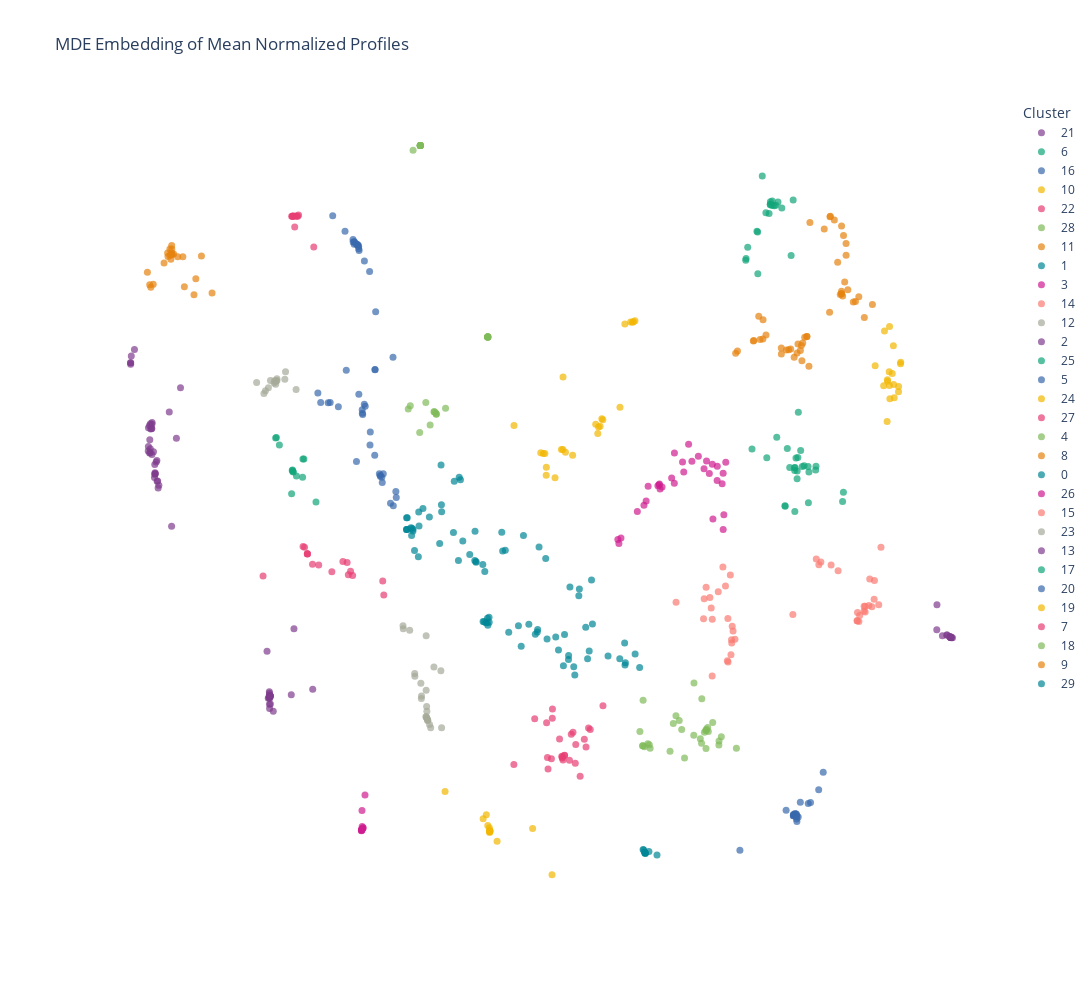

Here is the notebook cell this chart was saved with:
### Code cell
mde_degs_hvgs_8 = tf_compute_MDE(adata_degs_hvgs, label_points=False, spectral=True, leiden_neighbors=8)

### Figure 1 — Plotly figure (JSON) as saved in the notebook; plotly's stock layout.template omitted (floating-point values rounded to 4 significant figures)
{"data": [{"customdata": [["ADNP2"], ["ATOH1"], ["BARHL1"], ["DLX6"], ["ESRRB"], ["HNF4G"], ["MSX2"], ["MXD4"], ["NHLH1"], ["SOX13"], ["TBPL1"], ["ZFP69B"], ["ZNF205"], ["ZNF442"], ["ZNF821"], ["ZZZ3"]], "hovertemplate": "cluster=21<br>x=%{x}<br>y=%{y}<br>gene_target=%{customdata[0]}<extra></extra>", "legendgroup": "21", "marker": {"color": "rgb(127, 60, 141)", "opacity": 0.7, "size": 7, "symbol": "circle"}, "mode": "markers+text", "name": "21", "orientation": "v", "showlegend": true, "textfont": {"size": 4}, "textposition": "middle center", "type": "scatter", "x": [8.2, 8.318, 8.492, 8.502, 8.414, 8.469, 8.489, 8.411, 8.204, 8.496, 8.487, 8.48, 8.495, 8.492, 8.503, 8.529], "xaxis": "x", "y": [-1.833, -1.926, -1.955, -1.96, -1.915, -1.944, -1.946, -1.915, -1.437, -1.954, -1.953, -1.945, -1.955, -1.948, -1.956, -1.957], "yaxis": "y"}, {"customdata": [["AEBP1"], ["ARID3A"], ["CENPB"], ["DLX2"], ["DMRT2"], ["ETS1"], ["ETS2"], ["GATA4"], ["HBP1"], ["HIVEP2"], ["IRF9"], ["KMT2B"], ["NR4A1"], ["PCGF2"], ["RELA"], ["RFX8"], ["RORC"], ["SHOX2"], ["SOX4"], ["SP8"], ["SPDEF"], ["TBX15"], ["ZBTB42"], ["ZFP69"], ["ZNF213"], ["ZNF519"]], "hovertemplate": "cluster=6<br>x=%{x}<br>y=%{y}<br>gene_target=%{customdata[0]}<extra></extra>", "legendgroup": "6", "marker": {"color": "rgb(17, 165, 121)", "opacity": 0.7, "size": 7, "symbol": "circle"}, "mode": "markers+text", "name": "6", "orientation": "v", "showlegend": true, "textfont": {"size": 4}, "textposition": "middle center", "type": "scatter", "x": [5.304, 5.673, 6.247, 6.23, 5.525, 5.124, 5.073, 5.023, 5.222, 4.644, 5.255, 5.029, 5.386, 5.352, 5.425, 5.23, 5.514, 4.852, 5.507, 5.278, 5.28, 5.235, 4.334, 5.228, 5.293, 5.666], "xaxis": "x", "y": [1.611, 0.7551, 0.3455, 0.1977, 0.6672, 0.7364, 1.037, 0.133, 0.732, 0.8932, 0.8887, 0.1233, 0.7525, 1.008, 0.7647, 0.0396, 0.1801, 1.216, 0.7532, 0.557, 0.6803, 0.7355, 1.031, 0.6882, 0.8964, 0.6959], "yaxis": "y"}, {"customdata": [["AHR"], ["ASH1L"], ["E2F4"], ["ETV1"], ["GMEB2"], ["GRHL3"], ["HNF1A"], ["JRKL"], ["NFE2L1"], ["NFKB1"], ["PITX2"], ["RELB"], ["TBX1"], ["TBX10"], ["TERF1"], ["ZNF155"], ["ZNF287"], ["ZNF446"], ["ZNF486"], ["ZNF512"]], "hovertemplate": "cluster=16<br>x=%{x}<br>y=%{y}<br>gene_target=%{customdata[0]}<extra></extra>", "legendgroup": "16", "marker": {"color": "rgb(57, 105, 172)", "opacity": 0.7, "size": 7, "symbol": "circle"}, "mode": "markers+text", "name": "16", "orientation": "v", "showlegend": true, "textfont": {"size": 4}, "textposition": "middle center", "type": "scatter", "x": [4.081, 5.048, 5.301, 5.213, 5.273, 5.202, 5.235, 5.198, 5.26, 5.825, 5.559, 5.275, 5.73, 5.204, 5.345, 5.257, 5.203, 5.266, 5.511, 5.255], "xaxis": "x", "y": [-5.325, -4.692, -4.797, -4.764, -4.868, -4.779, -4.742, -4.779, -4.753, -4.09, -4.567, -4.783, -4.367, -4.758, -4.566, -4.751, -4.761, -4.828, -4.583, -4.796], "yaxis": "y"}, {"customdata": [["AIRE"], ["BAZ2A"], ["DNMT1"], ["DRAP1"], ["ESRRG"], ["FOXH1"], ["HMX2"], ["LIN28B"], ["LTF"], ["MTERF1"], ["MTERF3"], ["MYF6"], ["SIX6"], ["STAT1"], ["TWIST1"], ["ZBTB41"], ["ZKSCAN3"], ["ZMAT1"], ["ZNF180"], ["ZNF341"], ["ZNF354A"], ["ZNF382"], ["ZNF610"], ["ZSCAN23"]], "hovertemplate": "cluster=10<br>x=%{x}<br>y=%{y}<br>gene_target=%{customdata[0]}<extra></extra>", "legendgroup": "10", "marker": {"color": "rgb(242, 183, 1)", "opacity": 0.7, "size": 7, "symbol": "circle"}, "mode": "markers+text", "name": "10", "orientation": "v", "showlegend": true, "textfont": {"size": 4}, "textposition": "middle center", "type": "scatter", "x": [1.675, 0.3773, 0.3809, 0.000599, -0.03292, 1.795, 0.02846, 1.192, 1.213, 1.885, 1.833, -0.08582, 0.5815, 1.108, 0.4314, 1.853, -0.6452, 0.03115, 1.572, 1.156, 0.2131, 1.123, 0.3476, 1.064], "xaxis": "x", "y": [3.01, 1.022, 2.171, 0.9586, 0.9583, 3.04, 0.6131, 1.508, 1.492, 3.059, 3.039, 0.9703, 0.931, 1.277, 0.98, 3.044, 1.404, 0.7411, 1.691, 1.39, 0.5766, 1.377, 1.021, 1.423], "yaxis": "y"}, {"customdata": [["AKAP8"], ["ASCL3"], ["FOXN2"], ["FOXQ1"], ["NANOG"], ["NANOGP8"], ["NFIB"], ["NFIC"], ["PITX3"], ["PRDM14"], ["RARG"], ["SETDB1"], ["SREBF1"], ["TFEC"], ["ZNF414"], ["ZNF653"]], "hovertemplate": "cluster=22<br>x=%{x}<br>y=%{y}<br>gene_target=%{customdata[0]}<extra></extra>", "legendgroup": "22", "marker": {"color": "rgb(231, 63, 116)", "opacity": 0.7, "size": 7, "symbol": "circle"}, "mode": "markers+text", "name": "22", "orientation": "v", "showlegend": true, "textfont": {"size": 4}, "textposition": "middle center", "type": "scatter", "x": [-4.225, -4.861, -4.137, -5.895, -4.065, -4.111, -4.968, -4.968, -4.732, -4.021, -3.369, -5.059, -4.456, -3.392, -4.968, -5.027], "xaxis": "x", "y": [-0.7502, -0.7948, -0.7662, -0.9813, -0.9065, -0.9609, -0.633, -0.628, -0.8083, -0.975, -1.281, -0.515, -0.9152, -1.06, -0.6277, -0.5241], "yaxis": "y"}, {"customdata": [["AKAP8L"], ["CCDC17"], ["FAM200B"], ["GTF3A"], ["MSANTD4"], ["MTERF4"], ["PIN1"], ["RBCK1"], ["SNAPC5"], ["ZBED6"]], "hovertemplate": "cluster=28<br>x=%{x}<br>y=%{y}<br>gene_target=%{customdata[0]}<extra></extra>", "legendgroup": "28", "marker": {"color": "rgb(128, 186, 90)", "opacity": 0.7, "size": 7, "symbol": "circle"}, "mode": "markers+text", "name": "28", "orientation": "v", "showlegend": true, "textfont": {"size": 4}, "textposition": "middle center", "type": "scatter", "x": [-2.604, -2.606, -2.607, -2.756, -2.607, -2.606, -2.606, -2.606, -2.606, -2.606], "xaxis": "x", "y": [5.838, 5.837, 5.836, 5.763, 5.837, 5.837, 5.838, 5.838, 5.837, 5.837], "yaxis": "y"}, {"customdata": [["ANKZF1"], ["CEBPA"], ["DR1"], ["HNF1B"], ["ONECUT2"], ["PITX1"], ["RFX7"], ["SIX4"], ["TCF3"], ["THRB"], ["ZFP90"], ["ZNF80"], ["ZNF256"], ["ZNF491"], ["ZNF564"], ["ZNF573"], ["ZNF667"], ["ZNF684"], ["ZNF687"], ["ZNF716"], ["ZNF732"], ["ZNF772"], ["ZSCAN2"]], "hovertemplate": "cluster=11<br>x=%{x}<br>y=%{y}<br>gene_target=%{customdata[0]}<extra></extra>", "legendgroup": "11", "marker": {"color": "rgb(230, 131, 16)", "opacity": 0.7, "size": 7, "symbol": "circle"}, "mode": "markers+text", "name": "11", "orientation": "v", "showlegend": true, "textfont": {"size": 4}, "textposition": "middle center", "type": "scatter", "x": [5.966, 6.231, 6.339, 5.546, 6.207, 6.181, 6.569, 5.846, 6.057, 6.302, 6.499, 6.274, 6.206, 5.973, 6.684, 6.208, 6.249, 6.303, 5.958, 6.454, 6.127, 6.208, 6.854], "xaxis": "x", "y": [4.707, 3.454, 3.551, 4.618, 3.528, 3.477, 3.44, 4.514, 4.657, 4.286, 3.367, 3.675, 3.49, 4.718, 3.114, 3.49, 4.412, 4.099, 3.198, 3.358, 3.989, 4.56, 3.317], "yaxis": "y"}, {"customdata": [["ARHGAP35"], ["BHLHE40"], ["CENPX"], ["DMBX1"], ["FIGLA"], ["FOXS1"], ["LMX1B"], ["MEIS3"], ["MKX"], ["PAX6"], ["PGR"], ["PPARA"], ["PRDM13"], ["PURG"], ["REL"], ["SOX18"], ["SOX30"], ["TFAP2A"], ["THAP5"], ["TIGD4"], ["ZBTB22"], ["ZBTB43"], ["ZBTB47"], ["ZEB1"], ["ZFP41"], ["ZNF76"], ["ZNF91"], ["ZNF383"], ["ZNF416"], ["ZNF420"], ["ZNF501"], ["ZNF552"], ["ZNF560"], ["ZNF576"], ["ZNF580"], ["ZNF592"], ["ZNF639"], ["ZNF691"], ["ZSCAN26"]], "hovertemplate": "cluster=1<br>x=%{x}<br>y=%{y}<br>gene_target=%{customdata[0]}<extra></extra>", "legendgroup": "1", "marker": {"color": "rgb(0, 134, 149)", "opacity": 0.7, "size": 7, "symbol": "circle"}, "mode": "markers+text", "name": "1", "orientation": "v", "showlegend": true, "textfont": {"size": 4}, "textposition": "middle center", "type": "scatter", "x": [-1.46, -0.9009, -2.78, -0.8829, -2.759, -1.912, -2.894, -2.632, -1.791, -1.256, -1.44, -2.164, -2.55, 0.01805, -2.804, -1.716, -0.121, -2.2, -0.8278, -1.765, -2.892, -2.416, -0.4474, -1.571, -2.638, -2.726, -2.172, -2.788, -2.646, -1.298, -2.159, -2.88, -2.878, -2.892, -1.466, -1.895, -1.808, -1.442, -2.76], "xaxis": "x", "y": [-0.2722, -0.2886, -0.2245, -0.584, -0.2694, -0.2939, -0.2443, -0.1898, 0.5832, -0.9103, -0.7619, 0.1474, 0.08805, -0.7028, -0.2176, -0.426, -0.5221, -0.4647, -0.573, 0.545, -0.05778, -0.04825, -0.3391, -0.6409, 0.03096, -0.5754, 0.7782, -0.3378, -0.6744, -0.799, 0.03782, -0.2443, -0.05935, -0.2463, -0.7344, 0.5209, -0.7338, -0.7505, -0.2406], "yaxis": "y"}, {"customdata": [["ARID2"], ["ARX"], ["BHLHA9"], ["EBF2"], ["ELF3"], ["FOXA1"], ["GATA3"], ["HMGN3"], ["LCOR"], ["LHX9"], ["NEUROG1"], ["OTX1"], ["POGK"], ["SPIB"], ["TBX22"], ["THAP7"], ["TSC22D1"], ["TWIST2"], ["USF2"], ["ZFP42"], ["ZNF174"], ["ZNF253"], ["ZNF367"], ["ZNF395"], ["ZNF443"], ["ZNF514"], ["ZNF549"], ["ZNF556"], ["ZNF596"], ["ZNF597"], ["ZNF607"], ["ZNF630"]], "hovertemplate": "cluster=3<br>x=%{x}<br>y=%{y}<br>gene_target=%{customdata[0]}<extra></extra>", "legendgroup": "3", "marker": {"color": "rgb(207, 28, 144)", "opacity": 0.7, "size": 7, "symbol": "circle"}, "mode": "markers+text", "name": "3", "orientation": "v", "showlegend": true, "textfont": {"size": 4}, "textposition": "middle center", "type": "scatter", "x": [3.746, 1.935, 3.441, 3.33, 1.592, 2.411, 3.785, 3.383, 2.453, 2.12, 2.711, 2.39, 3.077, 3.212, 2.398, 2.653, 3.504, 1.528, 2.709, 3.517, 2.365, 3.709, 2.074, 3.605, 2.907, 3.731, 3.731, 2.161, 3.008, 1.55, 3.608, 2.881], "xaxis": "x", "y": [-0.009639, 0.0419, 0.6415, 0.7168, -0.3808, 0.3952, 0.8184, 0.8388, 0.4287, 0.2076, 0.9657, 0.4642, 0.8351, 0.9168, 0.4741, 0.57, 0.7898, -0.4045, 0.4877, -0.07834, 0.4482, 0.4814, 0.1406, 0.5298, 0.665, -0.2442, 0.6478, 0.4413, 1.105, -0.4665, 0.7565, 0.8239], "yaxis": "y"}, {"customdata": [["ARID3B"], ["BHLHA15"], ["CHAMP1"], ["DMRTA2"], ["ERF"], ["FOXD4"], ["KCNIP3"], ["MECOM"], ["NEUROD2"], ["RXRA"], ["SP1"], ["SP2"], ["SRY"], ["TBX18"], ["ZNF165"], ["ZNF334"], ["ZNF554"], ["ZNF582"], ["ZNF660"], ["ZNF705D"], ["ZNF713"], ["ZNF775"]], "hovertemplate": "cluster=14<br>x=%{x}<br>y=%{y}<br>gene_target=%{customdata[0]}<extra></extra>", "legendgroup": "14", "marker": {"color": "rgb(249, 123, 114)", "opacity": 0.7, "size": 7, "symbol": "circle"}, "mode": "markers+text", "name": "14", "orientation": "v", "showlegend": true, "textfont": {"size": 4}, "textposition": "middle center", "type": "scatter", "x": [6.677, 6.986, 5.775, 5.679, 6.681, 6.702, 5.989, 6.136, 6.533, 5.189, 6.701, 5.733, 7.033, 6.798, 6.78, 6.889, 6.895, 6.542, 6.587, 6.843, 6.536, 6.57], "xaxis": "x", "y": [-1.537, -1.438, -0.7581, -0.71, -1.462, -1.55, -0.8072, -0.8967, -1.69, -1.589, -1.46, -0.8035, -0.5242, -1.03, -1.45, -1.35, -1.052, -1.558, -1.609, -1.467, -1.689, -1.7], "yaxis": "y"}, {"customdata": [["ARNT"], ["CREBL2"], ["FOXD3"], ["FOXI2"], ["HHEX"], ["IRF4"], ["NANOGNB"], ["NCOA3"], ["RARB"], ["RFX2"], ["SLC2A4RG"], ["SNAI2"], ["SOX1"], ["TFE3"], ["ZBTB14"], ["ZNF75D"], ["ZNF268"], ["ZNF316"], ["ZNF507"], ["ZNF532"], ["ZNF583"], ["ZNF605"], ["ZSCAN30"]], "hovertemplate": "cluster=12<br>x=%{x}<br>y=%{y}<br>gene_target=%{customdata[0]}<extra></extra>", "legendgroup": "12", "marker": {"color": "rgb(165, 170, 153)", "opacity": 0.7, "size": 7, "symbol": "circle"}, "mode": "markers+text", "name": "12", "orientation": "v", "showlegend": true, "textfont": {"size": 4}, "textposition": "middle center", "type": "scatter", "x": [-2.719, -2.474, -2.827, -2.479, -2.584, -2.321, -2.448, -2.16, -2.468, -2.723, -2.483, -2.473, -2.412, -2.483, -2.455, -2.388, -2.175, -2.489, -2.962, -2.967, -2.454, -2.58, -2.594], "xaxis": "x", "y": [-2.568, -3.228, -1.84, -3.211, -2.919, -2.424, -3.271, -3.383, -3.123, -2.524, -1.926, -3.047, -3.332, -2.791, -3.25, -3.386, -2.482, -3.208, -1.817, -1.77, -3.265, -2.881, -2.679], "yaxis": "y"}, {"customdata": [["ARNT2"], ["ATF6B"], ["BARX1"], ["BSX"], ["EBF3"], ["ESRRA"], ["GTF2I"], ["KLF5"], ["MESP2"], ["MNX1"], ["MTF2"], ["NEUROG2"], ["NKX6-2"], ["REXO4"], ["SCX"], ["TCF23"], ["THRA"], ["TSHZ1"], ["ZBTB39"], ["ZHX3"], ["ZNF16"], ["ZNF98"], ["ZNF112"], ["ZNF136"], ["ZNF284"], ["ZNF337"], ["ZNF354B"], ["ZNF358"], ["ZNF540"], ["ZNF628"], ["ZNF689"], ["ZNF704"], ["ZNF736"], ["ZNF783"], ["ZNF843"], ["ZNF852"], ["ZNF878"]], "hovertemplate": "cluster=2<br>x=%{x}<br>y=%{y}<br>gene_target=%{customdata[0]}<extra></extra>", "legendgroup": "2", "marker": {"color": "rgb(127, 60, 141)", "opacity": 0.7, "size": 7, "symbol": "circle"}, "mode": "markers+text", "name": "2", "orientation": "v", "showlegend": true, "textfont": {"size": 4}, "textposition": "middle center", "type": "scatter", "x": [-8.22, -8.153, -8.255, -8.294, -8.223, -8.217, -8.246, -8.151, -8.252, -8.167, -8.293, -7.809, -8.091, -8.255, -8.668, -8.117, -8.228, -8.161, -8.265, -8.664, -8.076, -8.188, -8.22, -8.666, -8.132, -8.268, -7.858, -7.623, -8.157, -7.708, -8.111, -8.101, -8.298, -8.652, -8.271, -8.16, -8.586], "xaxis": "x", "y": [1.427, 0.6327, 0.97, 1.068, 1.355, 1.448, 1.345, 0.643, 1.431, 0.5789, 1.365, -0.192, 0.4142, 1.036, 2.394, 0.8461, 1.355, 0.7835, 1.175, 2.397, 0.4567, 0.9865, 0.9417, 2.373, 0.8258, 0.9679, 1.616, 1.999, 0.6526, 1.198, 0.5207, 0.5221, 0.9965, 2.502, 1.403, 0.6316, 2.607], "yaxis": "y"}, {"customdata": [["ASCL1"], ["FOXN4"], ["JAZF1"], ["SIX2"], ["ZBED1"], ["ZBTB21"], ["ZNF83"], ["ZNF398"], ["ZNF485"], ["ZNF512B"], ["ZNF618"], ["ZNF787"], ["ZSCAN16"]], "hovertemplate": "cluster=25<br>x=%{x}<br>y=%{y}<br>gene_target=%{customdata[0]}<extra></extra>", "legendgroup": "25", "marker": {"color": "rgb(17, 165, 121)", "opacity": 0.7, "size": 7, "symbol": "circle"}, "mode": "markers+text", "name": "25", "orientation": "v", "showlegend": true, "textfont": {"size": 4}, "textposition": "middle center", "type": "scatter", "x": [-5.279, -5.554, -5.285, -5.061, -5.298, -5.617, -5.068, -5.271, -5.632, -5.263, -5.041, -4.788, -5.197], "xaxis": "x", "y": [0.6989, 1.092, 0.6877, 0.8712, 0.32, 1.212, 0.5842, 0.6748, 1.206, 0.6646, 0.8712, 0.1902, 0.6031], "yaxis": "y"}, {"customdata": [["ASCL2"], ["CXXC1"], ["HOXA7"], ["HSF4"], ["IRF6"], ["KDM2A"], ["MSX1"], ["NKX6-3"], ["NR4A3"], ["PREB"], ["RAX"], ["SATB1"], ["TAL2"], ["TCF7L1"], ["TCF12"], ["ZBTB6"], ["ZFHX2"], ["ZFP14"], ["ZKSCAN7"], ["ZNF28"], ["ZNF107"], ["ZNF419"], ["ZNF423"], ["ZNF432"], ["ZNF445"], ["ZNF518B"], ["ZNF707"], ["ZNF777"], ["ZNF850"]], "hovertemplate": "cluster=5<br>x=%{x}<br>y=%{y}<br>gene_target=%{customdata[0]}<extra></extra>", "legendgroup": "5", "marker": {"color": "rgb(57, 105, 172)", "opacity": 0.7, "size": 7, "symbol": "circle"}, "mode": "markers+text", "name": "5", "orientation": "v", "showlegend": true, "textfont": {"size": 4}, "textposition": "middle center", "type": "scatter", "x": [-3.552, -3.554, -3.442, -4.689, -3.117, -3.821, -3.811, -4.155, -3.818, -4.32, -3.652, -3.441, -3.757, -3.109, -3.941, -3.229, -4.749, -3.402, -3.559, -3.17, -4.491, -3.777, -4.533, -3.658, -3.38, -3.462, -3.177, -3.891, -3.411], "xaxis": "x", "y": [2.287, 2.289, 0.5996, 1.768, 0.3573, 1.652, 1.577, 2.278, 1.597, 1.698, 1.3, 0.6157, 1.705, 0.2622, 0.8313, 0.171, 1.918, 0.5012, 0.9329, 0.1313, 1.766, 1.737, 1.762, 1.094, 0.6366, 0.6372, 2.482, 1.896, 0.5808], "yaxis": "y"}, {"customdata": [["ASCL5"], ["ETV5"], ["FOXJ1"], ["GATAD2B"], ["HES3"], ["LHX5"], ["NEUROG3"], ["PRDM8"], ["SETDB2"], ["TSHZ3"], ["ZNF345"], ["ZNF408"], ["ZNF589"], ["ZNF674"]], "hovertemplate": "cluster=24<br>x=%{x}<br>y=%{y}<br>gene_target=%{customdata[0]}<extra></extra>", "legendgroup": "24", "marker": {"color": "rgb(242, 183, 1)", "opacity": 0.7, "size": 7, "symbol": "circle"}, "mode": "markers+text", "name": "24", "orientation": "v", "showlegend": true, "textfont": {"size": 4}, "textposition": "middle center", "type": "scatter", "x": [-1.151, -1.161, 0.1505, -1.224, -1.152, -1.147, -0.9989, -0.2554, -1.193, -1.291, -1.155, -1.156, -2.088, -1.153], "xaxis": "x", "y": [-5.007, -4.97, -5.71, -4.764, -5.027, -5.023, -5.182, -4.981, -4.933, -4.827, -5.041, -5.028, -4.393, -5.024], "yaxis": "y"}, {"customdata": [["ATMIN"], ["BHLHE22"], ["CREB5"], ["ESX1"], ["PHF21A"], ["RAG1"], ["SMAD9"], ["ZBTB26"], ["ZNF492"], ["ZNF671"], ["ZNF786"]], "hovertemplate": "cluster=27<br>x=%{x}<br>y=%{y}<br>gene_target=%{customdata[0]}<extra></extra>", "legendgroup": "27", "marker": {"color": "rgb(231, 63, 116)", "opacity": 0.7, "size": 7, "symbol": "circle"}, "mode": "markers+text", "name": "27", "orientation": "v", "showlegend": true, "textfont": {"size": 4}, "textposition": "middle center", "type": "scatter", "x": [-5.203, -5.27, -5.233, -5.297, -5.188, -5.272, -4.834, -5.257, -5.152, -5.169, -5.281], "xaxis": "x", "y": [4.72, 4.717, 4.547, 4.716, 4.717, 4.715, 4.231, 4.722, 4.735, 4.718, 4.717], "yaxis": "y"}, {"customdata": [["ATOH7"], ["CREB3L4"], ["CREM"], ["DLX4"], ["ESR2"], ["FOXE3"], ["FOXJ2"], ["GPBP1"], ["GSC"], ["KLF1"], ["MYPOP"], ["NEUROD4"], ["NFX1"], ["PATZ1"], ["PCGF6"], ["PHF1"], ["PROX2"], ["TBX20"], ["TET1"], ["ZFP2"], ["ZNF200"], ["ZNF226"], ["ZNF394"], ["ZNF426"], ["ZNF490"], ["ZNF546"], ["ZNF571"], ["ZNF581"], ["ZNF648"], ["ZNF709"], ["ZSCAN32"]], "hovertemplate": "cluster=4<br>x=%{x}<br>y=%{y}<br>gene_target=%{customdata[0]}<extra></extra>", "legendgroup": "4", "marker": {"color": "rgb(128, 186, 90)", "opacity": 0.7, "size": 7, "symbol": "circle"}, "mode": "markers+text", "name": "4", "orientation": "v", "showlegend": true, "textfont": {"size": 4}, "textposition": "middle center", "type": "scatter", "x": [3.382, 2.056, 2.055, 3.692, 3.284, 3.121, 3.381, 3.253, 3.421, 4.008, 2.863, 3.339, 2.619, 2.154, 2.203, 3.644, 3.642, 2.743, 2.923, 3.372, 2.811, 3.365, 2.085, 3.512, 2.688, 2.186, 2.043, 3.116, 3.278, 3.407, 1.989], "xaxis": "x", "y": [-3.425, -2.95, -3.67, -3.527, -2.926, -2.675, -3.407, -3.557, -3.443, -3.711, -3.411, -3.457, -3.756, -3.639, -3.709, -3.595, -3.656, -3.192, -3.863, -3.712, -3.27, -3.428, -3.687, -3.301, -3.318, -3.652, -3.669, -3.503, -3.629, -3.382, -3.442], "yaxis": "y"}, {"customdata": [["BACH2"], ["ERG"], ["ESR1"], ["GATA1"], ["GATAD2A"], ["L3MBTL4"], ["MEOX2"], ["MITF"], ["NR2F2"], ["OSR2"], ["RUNX3"], ["SALL4"], ["SMAD4"], ["SP110"], ["TBPL2"], ["TCF15"], ["TIGD2"], ["ZBTB3"], ["ZFP1"], ["ZMAT4"], ["ZNF541"], ["ZNF566"], ["ZNF708"], ["ZNF735"], ["ZSCAN25"]], "hovertemplate": "cluster=8<br>x=%{x}<br>y=%{y}<br>gene_target=%{customdata[0]}<extra></extra>", "legendgroup": "8", "marker": {"color": "rgb(230, 131, 16)", "opacity": 0.7, "size": 7, "symbol": "circle"}, "mode": "markers+text", "name": "8", "orientation": "v", "showlegend": true, "textfont": {"size": 4}, "textposition": "middle center", "type": "scatter", "x": [5.379, 5.482, 5.144, 3.993, 4.948, 4.504, 5.526, 4.364, 5.367, 4.565, 5.346, 5.296, 4.03, 4.475, 4.371, 5.102, 5.216, 5.483, 4.562, 4.627, 5.395, 5.055, 5.277, 4.947, 5.437], "xaxis": "x", "y": [2.426, 2.814, 2.616, 2.548, 2.535, 2.765, 2.341, 2.742, 2.67, 3.078, 2.588, 2.692, 2.583, 3.132, 2.749, 2.603, 2.484, 2.813, 2.772, 2.837, 2.707, 2.599, 2.55, 2.629, 2.801], "yaxis": "y"}, {"customdata": [["BCL6B"], ["CAMTA2"], ["CBX2"], ["CC2D1A"], ["DMRT3"], ["EMX1"], ["GBX1"], ["HDX"], ["HES7"], ["HEY1"], ["ISL1"], ["MYCL"], ["NFIL3"], ["OVOL1"], ["PRDM16"], ["RHOXF2"], ["RLF"], ["SCRT2"], ["SIX5"], ["SOX11"], ["SOX12"], ["STAT6"], ["TCF7"], ["TCFL5"], ["TIGD6"], ["ZFP37"], ["ZKSCAN1"], ["ZNF24"], ["ZNF30"], ["ZNF169"], ["ZNF280C"], ["ZNF418"], ["ZNF461"], ["ZNF614"], ["ZNF621"], ["ZNF747"], ["ZNF823"], ["ZNF853"], ["ZSCAN18"]], "hovertemplate": "cluster=0<br>x=%{x}<br>y=%{y}<br>gene_target=%{customdata[0]}<extra></extra>", "legendgroup": "0", "marker": {"color": "rgb(0, 134, 149)", "opacity": 0.7, "size": 7, "symbol": "circle"}, "mode": "markers+text", "name": "0", "orientation": "v", "showlegend": true, "textfont": {"size": 4}, "textposition": "middle center", "type": "scatter", "x": [0.8943, -0.5521, 0.8553, 1.685, 1.677, 0.4972, 0.9768, 0.6049, 0.04641, -1.2, -1.292, -0.1583, 0.9284, -0.1502, 0.4951, -1.205, 0.3887, -0.4945, 0.2856, -1.168, -0.7562, -1.235, -1.27, 0.7225, 1.67, -1.164, -1.193, 1.322, 0.4123, 0.5249, -0.3342, -0.1991, 1.889, 0.711, 0.996, 1.568, 0.6272, 1.984, 0.228], "xaxis": "x", "y": [-2.292, -1.771, -1.792, -2.354, -2.39, -2.241, -1.045, -2.42, -1.98, -1.651, -1.702, -1.868, -2.171, -1.83, -2.303, -1.723, -2.401, -2.092, -2.152, -1.636, -1.873, -1.723, -1.707, -1.188, -2.044, -1.714, -1.762, -2.247, -1.909, -1.155, -1.744, -1.905, -2.217, -1.293, -1.741, -2.293, -2.55, -2.428, -1.948], "yaxis": "y"}, {"customdata": [["BHLHE41"], ["CEBPD"], ["PPARD"], ["TP73"], ["ZNF12"], ["ZNF32"], ["ZNF66"], ["ZNF124"], ["ZNF222"], ["ZNF518A"], ["ZNF692"], ["ZNF726"]], "hovertemplate": "cluster=26<br>x=%{x}<br>y=%{y}<br>gene_target=%{customdata[0]}<extra></extra>", "legendgroup": "26", "marker": {"color": "rgb(207, 28, 144)", "opacity": 0.7, "size": 7, "symbol": "circle"}, "mode": "markers+text", "name": "26", "orientation": "v", "showlegend": true, "textfont": {"size": 4}, "textposition": "middle center", "type": "scatter", "x": [-3.839, -3.835, -3.833, -3.805, -3.831, -3.802, -3.822, -3.812, -3.833, -3.825, -3.83, -3.763], "xaxis": "x", "y": [-5.013, -5.016, -4.995, -4.971, -5.002, -4.966, -4.948, -4.982, -4.997, -4.695, -4.998, -4.449], "yaxis": "y"}, {"customdata": [["CDX1"], ["DEAF1"], ["EHF"], ["GATA5"], ["IRX1"], ["IRX4"], ["NKX2-4"], ["NKX6-1"], ["NOTO"], ["NR0B1"], ["POU2F1"], ["SHOX"], ["TBX21"], ["TP53"], ["ZBTB33"], ["ZNF280D"], ["ZNF469"], ["ZNF551"], ["ZNF619"], ["ZNF705A"], ["ZNF888"]], "hovertemplate": "cluster=15<br>x=%{x}<br>y=%{y}<br>gene_target=%{customdata[0]}<extra></extra>", "legendgroup": "15", "marker": {"color": "rgb(249, 123, 114)", "opacity": 0.7, "size": 7, "symbol": "circle"}, "mode": "markers+text", "name": "15", "orientation": "v", "showlegend": true, "textfont": {"size": 4}, "textposition": "middle center", "type": "scatter", "x": [3.938, 3.334, 3.501, 3.453, 3.726, 3.833, 3.83, 3.32, 3.78, 3.481, 3.374, 3.628, 3.906, 3.503, 3.819, 3.881, 3.894, 3.91, 3.92, 3.977, 2.746], "xaxis": "x", "y": [-1.853, -1.342, -2.565, -1.322, -0.8367, -2.343, -1.653, -1.659, -1.14, -1.489, -1.159, -1.232, -1.991, -1.665, -2.323, -0.9658, -2.227, -2.043, -1.777, -1.985, -1.396], "yaxis": "y"}, {"customdata": [["CEBPB"], ["FLYWCH1"], ["GRHL2"], ["HES4"], ["KLF15"], ["MLXIP"], ["MXD1"], ["PAX2"], ["RBPJL"], ["SNAPC4"], ["ZBTB12"], ["ZFP30"], ["ZNF134"], ["ZNF860"], ["ZNF891"]], "hovertemplate": "cluster=23<br>x=%{x}<br>y=%{y}<br>gene_target=%{customdata[0]}<extra></extra>", "legendgroup": "23", "marker": {"color": "rgb(165, 170, 153)", "opacity": 0.7, "size": 7, "symbol": "circle"}, "mode": "markers+text", "name": "23", "orientation": "v", "showlegend": true, "textfont": {"size": 4}, "textposition": "middle center", "type": "scatter", "x": [-5.637, -5.605, -5.44, -5.741, -5.425, -5.62, -6.03, -5.665, -5.784, -5.605, -5.877, -5.632, -5.204, -5.846, -5.656], "xaxis": "x", "y": [2.104, 2.114, 2.137, 2.114, 2.254, 2.108, 2.084, 2.074, 1.999, 2.142, 1.91, 2.055, 1.972, 1.954, 2.111], "yaxis": "y"}, {"customdata": [["CEBPE"], ["CENPS"], ["CREB3L3"], ["CRX"], ["FOSL2"], ["FOXO1"], ["LCORL"], ["MBD1"], ["MEOX1"], ["NFE2L3"], ["NME2"], ["STAT5A"], ["TET2"], ["TFEB"], ["YBX1"], ["YY2"], ["ZBED4"], ["ZNF44"], ["ZNF438"], ["ZNF500"], ["ZNF816"], ["ZNF835"]], "hovertemplate": "cluster=13<br>x=%{x}<br>y=%{y}<br>gene_target=%{customdata[0]}<extra></extra>", "legendgroup": "13", "marker": {"color": "rgb(127, 60, 141)", "opacity": 0.7, "size": 7, "symbol": "circle"}, "mode": "markers+text", "name": "13", "orientation": "v", "showlegend": true, "textfont": {"size": 4}, "textposition": "middle center", "type": "scatter", "x": [-5.769, -5.759, -5.786, -5.305, -5.761, -5.764, -5.751, -5.742, -5.76, -5.812, -5.747, -4.856, -5.756, -5.746, -5.756, -5.748, -5.741, -5.764, -5.249, -5.682, -5.77, -5.762], "xaxis": "x", "y": [-2.901, -3.079, -2.917, -2.863, -3.012, -2.815, -2.88, -3.008, -2.838, -2.171, -2.878, -2.774, -2.917, -2.876, -2.898, -2.878, -2.884, -2.867, -1.817, -3.122, -2.906, -2.882], "yaxis": "y"}, {"customdata": [["CSRNP2"], ["NFKB2"], ["PA2G4"], ["POU4F3"], ["PRDM12"], ["SRF"], ["ZBTB34"], ["ZNF48"], ["ZNF93"], ["ZNF212"], ["ZNF267"], ["ZNF441"], ["ZNF487"], ["ZNF511"], ["ZNF572"], ["ZNF616"], ["ZNF658"], ["ZNF697"], ["ZNF701"], ["ZNF780A"]], "hovertemplate": "cluster=17<br>x=%{x}<br>y=%{y}<br>gene_target=%{customdata[0]}<extra></extra>", "legendgroup": "17", "marker": {"color": "rgb(17, 165, 121)", "opacity": 0.7, "size": 7, "symbol": "circle"}, "mode": "markers+text", "name": "17", "orientation": "v", "showlegend": true, "textfont": {"size": 4}, "textposition": "middle center", "type": "scatter", "x": [4.878, 4.833, 5.196, 4.549, 4.204, 4.438, 4.716, 4.244, 4.757, 4.691, 4.799, 4.958, 5.153, 4.456, 4.625, 4.757, 4.717, 4.452, 4.21, 4.719], "xaxis": "x", "y": [4.942, 4.89, 4.975, 5.352, 4.018, 4.48, 4.905, 4.223, 4.885, 4.759, 4.883, 4.846, 4.095, 3.804, 4.77, 4.958, 4.898, 4.465, 4.046, 4.946], "yaxis": "y"}, {"customdata": [["CTCFL"], ["ETV3L"], ["FOSL1"], ["GATA2"], ["GLI1"], ["HSF2"], ["KLF4"], ["KLF10"], ["PAX9"], ["PBX3"], ["POU3F4"], ["RBPJ"], ["THAP12"], ["ZNF629"], ["ZNF664"], ["ZNF669"], ["ZNF700"]], "hovertemplate": "cluster=20<br>x=%{x}<br>y=%{y}<br>gene_target=%{customdata[0]}<extra></extra>", "legendgroup": "20", "marker": {"color": "rgb(57, 105, 172)", "opacity": 0.7, "size": 7, "symbol": "circle"}, "mode": "markers+text", "name": "20", "orientation": "v", "showlegend": true, "textfont": {"size": 4}, "textposition": "middle center", "type": "scatter", "x": [-3.912, -3.539, -3.987, -3.989, -3.894, -3.907, -3.986, -3.895, -3.886, -3.666, -4.181, -3.775, -4.438, -4.013, -3.938, -4.01, -3.938], "xaxis": "x", "y": [4.256, 3.205, 4.312, 4.274, 4.201, 4.26, 4.307, 4.236, 4.173, 3.839, 4.477, 4.008, 4.726, 4.35, 4.276, 4.308, 4.273], "yaxis": "y"}, {"customdata": [["DACH2"], ["DBX2"], ["DMRTC2"], ["FOSB"], ["HEY2"], ["JUNB"], ["MSGN1"], ["MXI1"], ["NR1D1"], ["ONECUT3"], ["POU3F3"], ["REPIN1"], ["ZNF57"], ["ZNF143"], ["ZNF300"], ["ZNF672"], ["ZNF706"], ["ZNF781"]], "hovertemplate": "cluster=19<br>x=%{x}<br>y=%{y}<br>gene_target=%{customdata[0]}<extra></extra>", "legendgroup": "19", "marker": {"color": "rgb(242, 183, 1)", "opacity": 0.7, "size": 7, "symbol": "circle"}, "mode": "markers+text", "name": "19", "orientation": "v", "showlegend": true, "textfont": {"size": 4}, "textposition": "middle center", "type": "scatter", "x": [7.4, 7.442, 7.31, 7.298, 7.208, 7.161, 7.212, 7.106, 7.445, 7.17, 7.292, 7.205, 7.269, 7.168, 6.911, 7.401, 7.219, 7.088], "xaxis": "x", "y": [1.935, 2.382, 1.843, 2.052, 2.034, 1.465, 2.97, 2.898, 2.402, 2.103, 2.665, 2.254, 2.227, 2.127, 2.348, 2.019, 1.827, 2.033], "yaxis": "y"}, {"customdata": [["DMRTB1"], ["DUXA"], ["ELK1"], ["EPAS1"], ["FOXD4L5"], ["FOXK1"], ["HES6"], ["HLF"], ["KLF6"], ["NFXL1"], ["NR1H4"], ["NR1I3"], ["PBX1"], ["PLSCR1"], ["SOX14"], ["TFCP2L1"], ["TFDP1"], ["THAP6"], ["THAP10"], ["TMF1"], ["ZHX1"], ["ZNF215"], ["ZNF471"], ["ZNF683"], ["ZNF710"], ["ZNF728"]], "hovertemplate": "cluster=7<br>x=%{x}<br>y=%{y}<br>gene_target=%{customdata[0]}<extra></extra>", "legendgroup": "7", "marker": {"color": "rgb(231, 63, 116)", "opacity": 0.7, "size": 7, "symbol": "circle"}, "mode": "markers+text", "name": "7", "orientation": "v", "showlegend": true, "textfont": {"size": 4}, "textposition": "middle center", "type": "scatter", "x": [0.9145, 0.3619, 0.03665, 0.1558, 0.4112, 0.6371, 0.8618, 0.8261, -0.6479, 1.216, 0.356, 0.553, 0.4133, 0.5153, 0.5888, 0.7387, 0.1378, 0.6472, 0.0548, 0.0672, 0.38, 0.3658, 0.3078, -0.2124, 0.9508, 0.1596], "xaxis": "x", "y": [-3.389, -3.846, -3.305, -3.234, -3.824, -3.948, -3.69, -3.565, -3.968, -3.038, -3.834, -3.488, -3.818, -3.901, -3.454, -4.151, -3.877, -3.65, -3.856, -4.038, -3.894, -3.864, -3.562, -3.242, -3.413, -3.089], "yaxis": "y"}, {"customdata": [["DOT1L"], ["FOXM1"], ["HOXD13"], ["ISL2"], ["MEIS1"], ["PHF20"], ["POU3F2"], ["POU5F1"], ["POU5F1B"], ["SP7"], ["TCF21"], ["VDR"], ["ZGPAT"], ["ZNF17"], ["ZNF20"], ["ZNF181"], ["ZNF396"], ["ZNF521"]], "hovertemplate": "cluster=18<br>x=%{x}<br>y=%{y}<br>gene_target=%{customdata[0]}<extra></extra>", "legendgroup": "18", "marker": {"color": "rgb(128, 186, 90)", "opacity": 0.7, "size": 7, "symbol": "circle"}, "mode": "markers+text", "name": "18", "orientation": "v", "showlegend": true, "textfont": {"size": 4}, "textposition": "middle center", "type": "scatter", "x": [-2.077, -2.858, -1.189, -2.273, -2.269, -1.198, -1.192, -1.195, -1.193, -2.287, -2.32, -2.31, -2.49, -2.618, -2.815, -2.4, -1.2, -1.193], "xaxis": "x", "y": [1.674, 1.665, 2.806, 1.579, 1.583, 2.801, 2.806, 2.803, 2.805, 1.602, 1.621, 1.621, 1.765, 1.293, 1.714, 1.41, 2.806, 2.804], "yaxis": "y"}, {"customdata": [["FOXK2"], ["GATA6"], ["HIC1"], ["IKZF4"], ["IKZF5"], ["IRF8"], ["IRX5"], ["LEF1"], ["MAFG"], ["NR3C2"], ["REST"], ["SNAI1"], ["SP140L"], ["TCF7L2"], ["TIGD7"], ["ZNF276"], ["ZNF311"], ["ZNF462"], ["ZNF510"], ["ZNF563"], ["ZNF594"], ["ZNF764"], ["ZNF791"], ["ZNF844"]], "hovertemplate": "cluster=9<br>x=%{x}<br>y=%{y}<br>gene_target=%{customdata[0]}<extra></extra>", "legendgroup": "9", "marker": {"color": "rgb(230, 131, 16)", "opacity": 0.7, "size": 7, "symbol": "circle"}, "mode": "markers+text", "name": "9", "orientation": "v", "showlegend": true, "textfont": {"size": 4}, "textposition": "middle center", "type": "scatter", "x": [-7.807, -7.804, -7.185, -7.843, -7.807, -7.799, -8.315, -7.844, -7.573, -7.967, -7.34, -7.825, -7.765, -7.884, -7.813, -7.302, -6.962, -8.267, -8.193, -7.827, -7.681, -8.244, -7.542, -7.892], "xaxis": "x", "y": [4.13, 4.197, 4.085, 4.096, 4.254, 4.111, 3.828, 4.197, 4.073, 3.976, 3.473, 4.033, 4.116, 4.077, 4.11, 3.724, 3.502, 3.63, 3.638, 4.117, 4.074, 3.59, 3.598, 4.133], "yaxis": "y"}, {"customdata": [["GLIS3"], ["GTF2IRD1"], ["MAFK"], ["PKNOX2"], ["THAP8"], ["ZNF219"], ["ZNF275"], ["ZNF326"], ["ZNF454"]], "hovertemplate": "cluster=29<br>x=%{x}<br>y=%{y}<br>gene_target=%{customdata[0]}<extra></extra>", "legendgroup": "29", "marker": {"color": "rgb(0, 134, 149)", "opacity": 0.7, "size": 7, "symbol": "circle"}, "mode": "markers+text", "name": "29", "orientation": "v", "showlegend": true, "textfont": {"size": 4}, "textposition": "middle center", "type": "scatter", "x": [2.347, 2.056, 2.101, 2.178, 2.086, 2.103, 2.098, 2.069, 2.093], "xaxis": "x", "y": [-5.4, -5.312, -5.374, -5.343, -5.354, -5.373, -5.363, -5.322, -5.362], "yaxis": "y"}], "layout": {"coloraxis": {"showscale": false}, "height": 1000, "legend": {"title": {"text": "Cluster"}, "tracegroupgap": 0}, "plot_bgcolor": "white", "showlegend": true, "title": {"text": "MDE Embedding of Mean Normalized Profiles"}, "width": 1200, "xaxis": {"anchor": "y", "domain": [0, 1], "title": {"text": "x"}, "visible": false}, "yaxis": {"anchor": "x", "domain": [0, 1], "title": {"text": "y"}, "visible": false}}}
